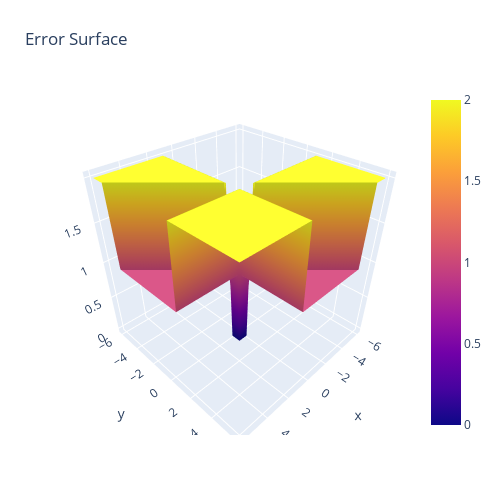

Here is the notebook cell this chart was saved with:
### Markdown cell above
**Create the surface plot.**

### Code cell
fig = go.Figure(data=[go.Surface(z=error_surface, x=W1, y=W2)])

fig.update_layout(
    title="Error Surface",
    autosize=False,
    width=500,
    height=500,
    margin=dict(l=65, r=50, b=65, t=90),
)

### Figure 1 — Plotly figure (JSON) as saved in the notebook; plotly's stock layout.template omitted (floating-point values rounded to 4 significant figures; data arrays with more than 128 entries replaced by an {"elided": "..."} marker saying what was removed)
{"data": [{"type": "surface", "x": {"elided": "100x100 float values"}, "y": {"elided": "100x100 float values"}, "z": {"elided": "100x100 int values"}}], "layout": {"autosize": false, "height": 500, "margin": {"b": 65, "l": 65, "r": 50, "t": 90}, "title": {"text": "Error Surface"}, "width": 500}}
